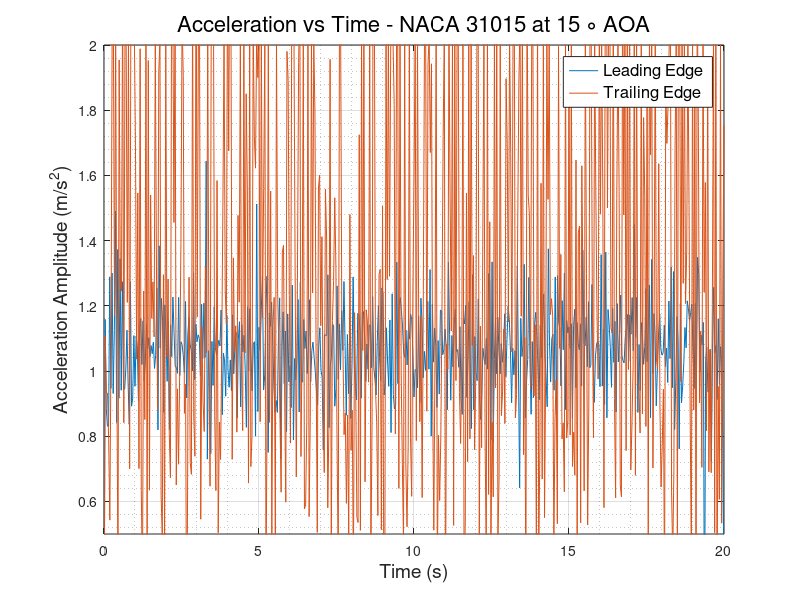
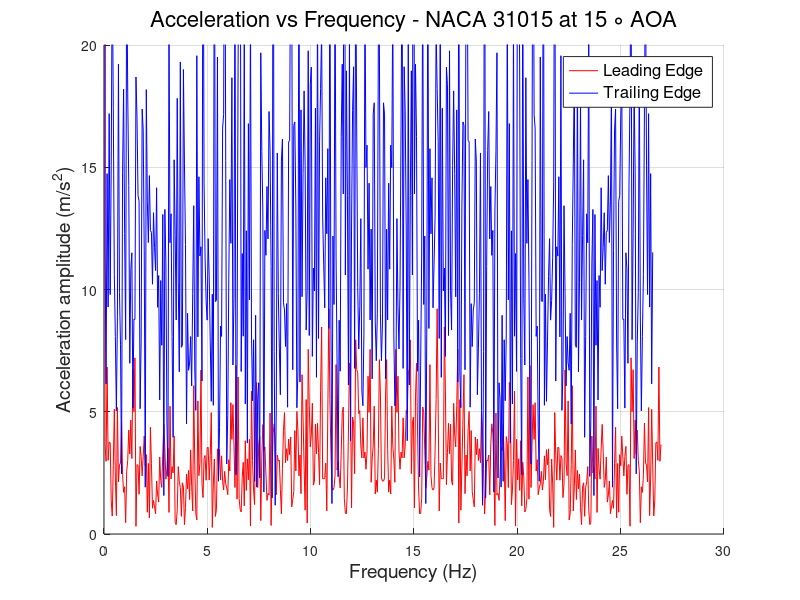

Here is the MATLAB script that generated these plots, in order:
clc
clear
close all
%% READING ACCELEROMETER DATA and defining Variables
                        % LEADING EDGE %
data   = xlsread('LE_700rpm.csv');
LE_time   = data(:,1);
LE_X_acc  = data(:,2);
LE_Y_acc  = data(:,3);
LE_Z_acc  = data(:,4);
LE_R_acc  = sqrt(LE_X_acc.^2 + LE_Y_acc.^2 + LE_Z_acc.^2);
% plot(LE_time,LE_R_acc)
N      = numel(LE_time);
Ts     = abs(diff(LE_time(1:2)));
fs     = 1/Ts;
f_axis = [0:N-1]*fs/N;
A_freq_LE = fft(LE_R_acc);
figure(1) 
plot(LE_time,LE_R_acc)
hold on
figure(2)
hold on
plot(f_axis,abs(A_freq_LE),'-r','LineWidth',0.5)
grid on 
grid minor
                        % TRAILING EDGE %
data   = xlsread('TE_700rpm.csv');
TE_time   = data(:,1);
TE_X_acc  = data(:,2);
TE_Y_acc  = data(:,3);
TE_Z_acc  = data(:,4);
TE_R_acc  = sqrt(TE_X_acc.^2 + TE_Y_acc.^2 + TE_Z_acc.^2);
% plot(TE_time,TE_R_acc)
N      = numel(TE_time);
Ts     = abs(diff(TE_time(1:2)));
fs     = 1/Ts;
f_axis = [0:N-1]*fs/N;
A_freq_TE = fft(TE_R_acc);
figure(1)
plot(TE_time, TE_R_acc)
grid on
grid minor
xlabel('Time (s)','FontSize',14,'FontWeight','normal')
ylabel('Acceleration Amplitude (m/s^2)','FontSize',14,'FontWeight','normal')
legend ('Leading Edge','Trailing Edge','FontSize',12,'FontWeight','normal')
title('Acceleration vs Time - NACA 31015 at 15 \circ AOA','FontSize',16,'FontWeight','normal')
ylim([0.5 2])
figure(2)
plot(f_axis,abs(A_freq_TE),'-b','LineWidth',0.5)
grid on 
grid minor
ylabel('Acceleration amplitude (m/s^2)','FontSize',14,'FontWeight','normal')
xlabel('Frequency (Hz)','FontSize',14,'FontWeight','normal')
ylim([0 20])
legend ('Leading Edge','Trailing Edge','FontSize',12,'FontWeight','normal')
title('Acceleration vs Frequency - NACA 31015 at 15 \circ AOA','FontSize',16,'FontWeight','normal')
